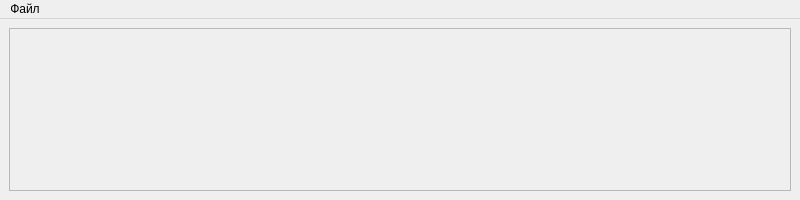
<?xml version="1.0" encoding="UTF-8"?>
<ui version="4.0">
 <class>mainwindow</class>
 <widget class="QMainWindow" name="mainwindow">
  <property name="geometry">
   <rect>
    <x>0</x>
    <y>0</y>
    <width>800</width>
    <height>200</height>
   </rect>
  </property>
  <property name="sizePolicy">
   <sizepolicy hsizetype="Expanding" vsizetype="Expanding">
    <horstretch>0</horstretch>
    <verstretch>0</verstretch>
   </sizepolicy>
  </property>
  <property name="minimumSize">
   <size>
    <width>800</width>
    <height>200</height>
   </size>
  </property>
  <property name="maximumSize">
   <size>
    <width>800</width>
    <height>800</height>
   </size>
  </property>
  <property name="windowTitle">
   <string>Менеджер паролей</string>
  </property>
  <widget class="QWidget" name="centralwidget">
   <layout class="QGridLayout" name="gridLayout">
    <item row="0" column="0">
     <widget class="QScrollArea" name="scrollArea">
      <property name="maximumSize">
       <size>
        <width>16777215</width>
        <height>16777215</height>
       </size>
      </property>
      <property name="verticalScrollBarPolicy">
       <enum>Qt::ScrollBarAsNeeded</enum>
      </property>
      <property name="horizontalScrollBarPolicy">
       <enum>Qt::ScrollBarAlwaysOff</enum>
      </property>
      <property name="widgetResizable">
       <bool>true</bool>
      </property>
      <widget class="QWidget" name="scrollAreaWidgetContents">
       <property name="geometry">
        <rect>
         <x>0</x>
         <y>0</y>
         <width>780</width>
         <height>160</height>
        </rect>
       </property>
      </widget>
     </widget>
    </item>
   </layout>
  </widget>
  <widget class="QMenuBar" name="menuBar">
   <property name="geometry">
    <rect>
     <x>0</x>
     <y>0</y>
     <width>800</width>
     <height>20</height>
    </rect>
   </property>
   <widget class="QMenu" name="menu">
    <property name="title">
     <string>Файл</string>
    </property>
    <addaction name="separator"/>
    <addaction name="actionCreate_2"/>
    <addaction name="actionSave"/>
    <addaction name="actionQuit"/>
   </widget>
   <addaction name="menu"/>
  </widget>
  <action name="actionCreate_2">
   <property name="text">
    <string>Создать</string>
   </property>
   <property name="toolTip">
    <string>Создать новое поле</string>
   </property>
   <property name="shortcut">
    <string>Ctrl+N</string>
   </property>
  </action>
  <action name="actionSave">
   <property name="text">
    <string>Сохранить</string>
   </property>
   <property name="toolTip">
    <string>Сохранить данные</string>
   </property>
   <property name="shortcut">
    <string>Ctrl+S</string>
   </property>
  </action>
  <action name="actionQuit">
   <property name="text">
    <string>Выйти</string>
   </property>
   <property name="toolTip">
    <string>Выйти из приложения</string>
   </property>
   <property name="shortcut">
    <string>Ctrl+Q</string>
   </property>
  </action>
 </widget>
 <resources/>
 <connections/>
</ui>
